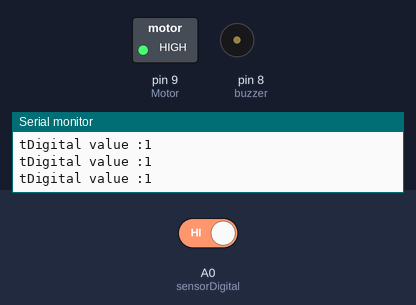
Recording of a sketch running on a simulated Arduino Uno, built with avr-gcc and run on an emulated ATmega328P. Parts: switched loads named in the sketch (green lamp = pin HIGH), buzzer (waves = sounding, pin HIGH), the last lines printed to the serial monitor. The inputs (shaded band) are chosen by the test bench; at power-on: A0 (sensorDigital) HIGH.

Above: at 1.2 s.
1.3 s: A0 (sensorDigital) driven LOW
At 1.7 s:
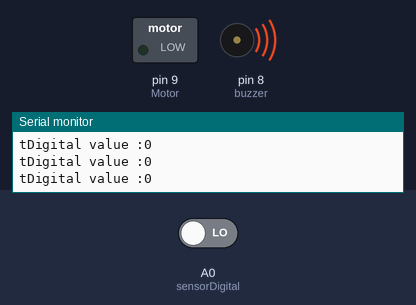
2.8 s: A0 (sensorDigital) driven HIGH
At 4.2 s:
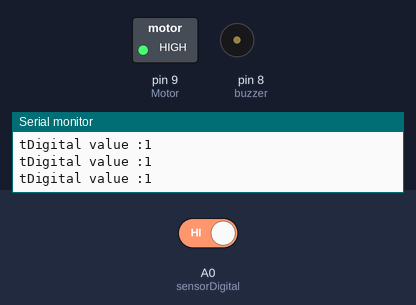
Timing chart, 0 to 5.8 s (numbered marks = the images above; inputs shaded):
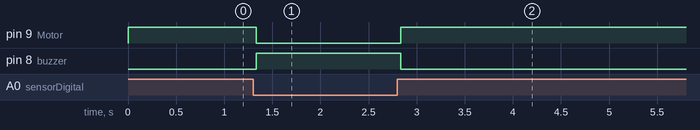

Measured:
- after the input at 1.3 s, pin 9 (Motor): HIGH → LOW at once; pin 8 (buzzer): LOW → HIGH at once
- after the input at 2.8 s, pin 9 (Motor): LOW → HIGH at once; pin 8 (buzzer): HIGH → LOW at once

The sketch:

Alcohol_Sensing.ino
```cpp
#define sensorDigital A0
#define Motor 9
#define buzzer 8


void setup() {


  pinMode(sensorDigital, INPUT);


        pinMode(Motor, OUTPUT);


          pinMode(buzzer, OUTPUT);


            Serial.begin(9600);


            }


            void loop() {


              bool digital = digitalRead(sensorDigital);


          Serial.print("t");


            Serial.print("Digital value :");


              Serial.println(digital);


  if (digital == 0) {


          digitalWrite(Motor, LOW);


              digitalWrite(buzzer, HIGH);


                } else {


                    digitalWrite(Motor, HIGH);


                        digitalWrite(buzzer, LOW);


                          }


                          }
```
